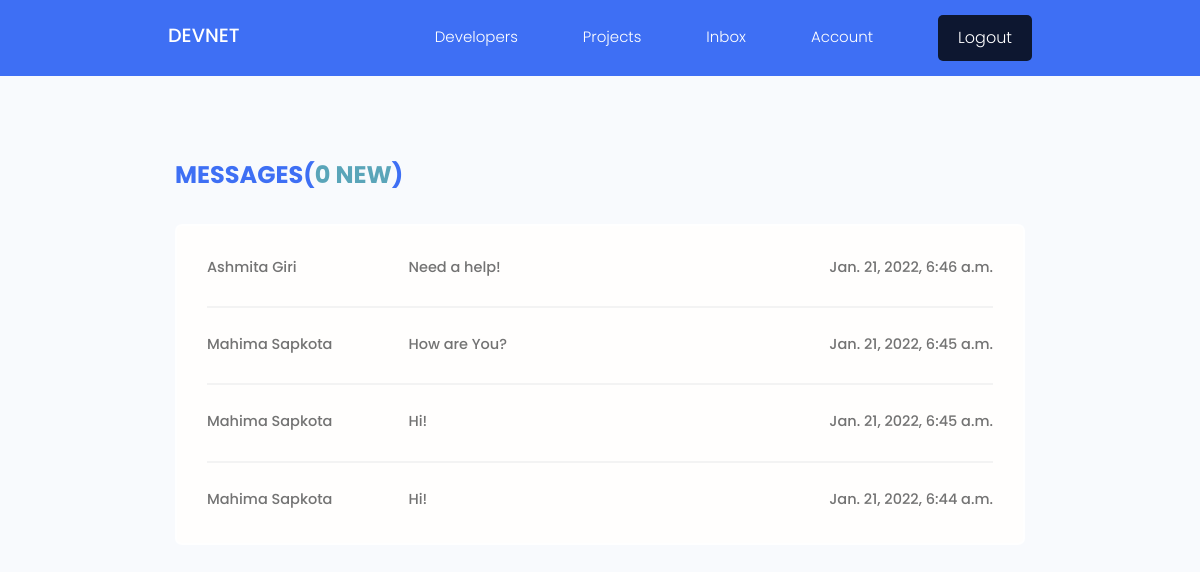
The page /inbox/ (signed in) on the database its author committed.
### users/models.py (models this page shows, shortened)
class Message(models.Model):
    sender = models.ForeignKey(Profile, on_delete=models.SET_NULL, null=True, blank=True)
    reciever = models.ForeignKey(Profile, on_delete=models.SET_NULL, null=True, blank=True, related_name = 'messages')
    name = models.CharField(max_length=200, null=True, blank=True)
    email = models.EmailField(max_length=200, null=True, blank=True)
    subject = models.CharField(max_length=200, null=True, blank=True)
    body = models.TextField()
    is_read = models.BooleanField(default=False, null=True)
    created = models.DateTimeField(auto_now_add=True)
    id = models.UUIDField(default=uuid.uuid4, unique=True, primary_key=True, editable=False)
    class Meta:
        ordering = ['is_read', '-created']

### users/views.py (the view)
# urls.py: path('inbox/', views.inbox , name='inbox'),
@login_required(login_url='login')
def inbox(request):
    profile = request.user.profile
    messageRequests = profile.messages.all()
    unread_total = messageRequests.filter(is_read=False).count()
    context = {
'messageRequests':messageRequests, 'unread_total':unread_total
    }
    return render(request, 'users/inbox.html', context)

### users/templates/users/inbox.html (shortened to what this page needs)
{% extends 'main.html' %}
{% block content %}
  <main class="inbox my-xl">
    <div class="content-box">
      <h3 class="inbox__title">Messages(<span>{{unread_total}} new</span>)</h3>
      <ul class="messages">
        {% if messageRequests %}
        {% for message in messageRequests %}
        {% if message.is_read %}
        <li class="message">
          <a href="{% url 'message' message.id%}">
            <span class="message__author">{{message.name}}</span>
            <span class="message__subject">{{message.subject}}</span>
            <span class="message__date">{{message.created}}</span>
          </a>
        </li>
        {% endif %}
        {% endfor %}
        {% else %}
        <p>No messages!</p>
        {% endif %}
      </ul>
    </div>
  </main>
{% endblock content %}

### static/css/app.css (style rules this page uses)
:root { --hue-color: 224; --color-sub: hsl(var(--hue-color), 89%, 60%); --color-light:white; --color-sub-light:hsl(var(--hue-color), 56%, 12%); }
.content-box { width: 95%; max-width: 85rem; margin: 0 auto; }
.inbox { height: 90vh; }
.inbox__title, .inbox__title span { font-size: 2.4rem; font-weight: 700; color: var(--color-sub); text-transform: uppercase; text-align: left; margin-bottom: 3rem; }
.inbox__title span { color: var(--color-main); }
.messages { list-style: none; background: var(--color-white); padding: 0.5rem 3rem; border: 2px solid var(--color-light); border-radius: 0.7rem; }
.message { padding: 2.5rem 0; }
.message > a span { font-size: 1.45rem; font-weight: 500; }
.message:not(:last-child) { border-bottom: 2px solid var(--color-white-light); }
.message > a { display: flex; gap: 1rem; }
.message__author, .message__date { flex-basis: 25%; }
.message__subject { flex-basis: 50%; }
.message__date { text-align: right; }

### static/uikit/styles/modules/_variables.css (style rules this page uses)
:root { --color-main: #5aa5b9; --color-main-light: #e6faff; --color-sub: #3f4156; --color-sub-light: #51546e; --color-sub-lighter: #ededfd; --color-text: #737373; --color-gray: #8b8b8b; --color-light: #e5e7eb; --color-light-gray: #767676; --color-bg: #f8fafd; --color-white: #fffefd; --color-white-light: #f3f3f3; --color-success: #359e64; --color-success-bg: #def8e8; --color-error: #fc4b0b; --color-error-bg: #fff2ee; --font-base: 'Poppins', arial, helvetica, 'Segoe UI', roboto, ubuntu, sans-serif; --font-monospace: 'Fira Code', 'Courier New', courier, monospace; --font-regular: 300; --font-medium: 500; --font-bold: 700; --generic-shadow: 1px 1px 5px #00000010; --generic-transition: all 0.3s ease-in-out; }

### static/uikit/styles/modules/_base.css (style rules this page uses)
* { margin: 0; padding: 0; box-sizing: border-box; text-rendering: optimizeLegibility; color: inherit; font-size: inherit; }
html { font-size: 50%; }
@media only screen and (min-width: 480px) { html { font-size: 56.25%; } }
@media only screen and (min-width: 1200px) { html { font-size: 62.5%; } }
body { line-height: 1.6; font-weight: 400; font-size: 1.5rem; color: var(--color-text); background-color: var(--color-bg); min-height: 100vh; }

### static/uikit/styles/modules/_typography.css (style rules this page uses)
* { font-family: var(--font-base); }
h3 { font-size: 3.2rem; font-weight: var(--font-medium); }
p, span, strong { font-size: 1.6rem; color: var(--color-text); font-weight: var(--font-regular); }
a { padding-bottom: 2px; text-decoration: none; display: inline-block; color: var(--color-main); font-weight: var(--font-medium); }

### static/uikit/styles/modules/_utilities.css (style rules this page uses)
.my-xl { margin: 8rem auto; }

### rows shown on the page
Message: name "Ashmita Giri", subject "Need a help!", created "Jan. 21, 2022, 6:46 a.m."
Message: name "Mahima Sapkota", subject "How are You?", created "Jan. 21, 2022, 6:45 a.m."
Message: name "Mahima Sapkota", subject "Hi!", created "Jan. 21, 2022, 6:45 a.m."
Message: name "Mahima Sapkota", subject "Hi!", created "Jan. 21, 2022, 6:44 a.m."

### other values the page prints
{{ unread_total }} "0"
